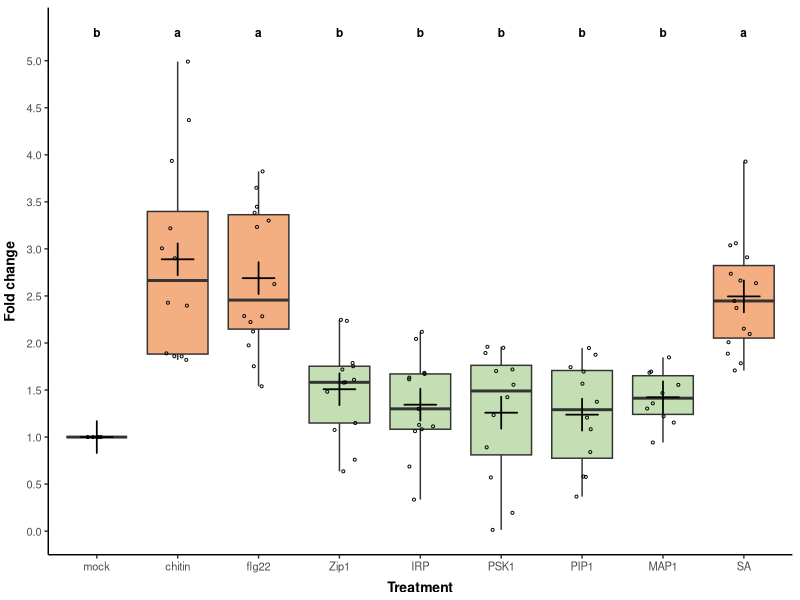

Source code (R):
# Analysis from cell death quantification
# 22.03.2022
# Daniel Moser
# Data was generated by Maurice König
# Comparison of the effect of different peptide treatments causing cell death

# Load packages
library(tidyverse)
library(multcompView)

# Load data
test_data <- read_tsv("cell death/cell death quantifivation 02.11.22.txt")
replicate <- seq(1,15)
test_data <- cbind(test_data, replicate)
test_data %>% pivot_longer(!replicate, names_to = "treatment") -> data
data$treatment <- factor(data$treatment,
                         levels=c("mock",
                                  "chitin",
                                  "flg22",
                                  "Zip1",
                                  "IRP",
                                  "PSK1",
                                  "PIP1",
                                  "MAP1",
                                  "SA"))

# ANOVA - within group variation
model_td <- lm(value ~ treatment, data)
anova_td <- aov(model_td) # ANOVA table


# Tukey HSD - comparison of treatments
tukey_td <- TukeyHSD(anova_td, conf.level = 0.95, ordered = T)
tukey_td$treatment

# Group letter display
letter_colors <- list("a" = "red",
                      "b" = "blue")
group_letters <- as.data.frame.list(multcompLetters4(anova_td, tukey_td)$treatment)[1]
group_letters <- tibble(treatment=row.names(group_letters),
                        letters=group_letters$Letters)
data %>% 
  left_join(group_letters, by="treatment") %>%
  mutate(color_letter = as.character(letter_colors[letters])) -> data


data %>% 
  group_by(treatment) %>% 
  summarise(position = max(value, na.rm	= T) * 1.10,
            avg = mean(value, na.rm	= T)) %>% 
  left_join(group_letters, by="treatment") %>%
  mutate(color_letter = as.character(letter_colors[letters])) -> position_data

position_data$treatment <- factor(position_data$treatment,
                                  levels=c("mock",
                                           "chitin",
                                           "flg22",
                                           "Zip1",
                                           "IRP",
                                           "PSK1",
                                           "PIP1",
                                           "MAP1",
                                           "SA"))
position_data$color_letter

# Plotting
g <- ggplot(data, aes(treatment, value)) +
  geom_text(data=position_data, aes(x= treatment, y = 5.3, label = letters), size = 3, fontface="bold") +
  xlab("Treatment") + 
  ylab("Fold change") +
  scale_y_continuous(breaks=c(seq(0, 5.0, by=0.5))) +
  theme_classic() +
  theme(plot.title = element_text(vjust = 1, hjust = 0.5, size = 16, face="bold"),
        axis.title = element_text(size = 10, face="bold"),
        axis.title.x = element_text(vjust = 0),
        axis.title.y = element_text(vjust = 2),
        axis.text = element_text(size = 8)) +
  geom_boxplot(data=data, aes(treatment, value), outlier.colour = NA, 
               fill=c("#c3dfb3", "#f3af82", "#f3af82", "#c3dfb3","#c3dfb3","#c3dfb3","#c3dfb3", "#c3dfb3","#f3af82")) +
  geom_jitter(data=data, aes(treatment, value), col="black", width=0.2, size=0.7, shape=1) + 
  geom_point(data=position_data, aes(x=treatment, y=avg), shape=3, size=7, stroke=0.9) +
  theme(legend.position="none")
g

test <- anova(model_td)
test$`Pr(>F)`[1]
